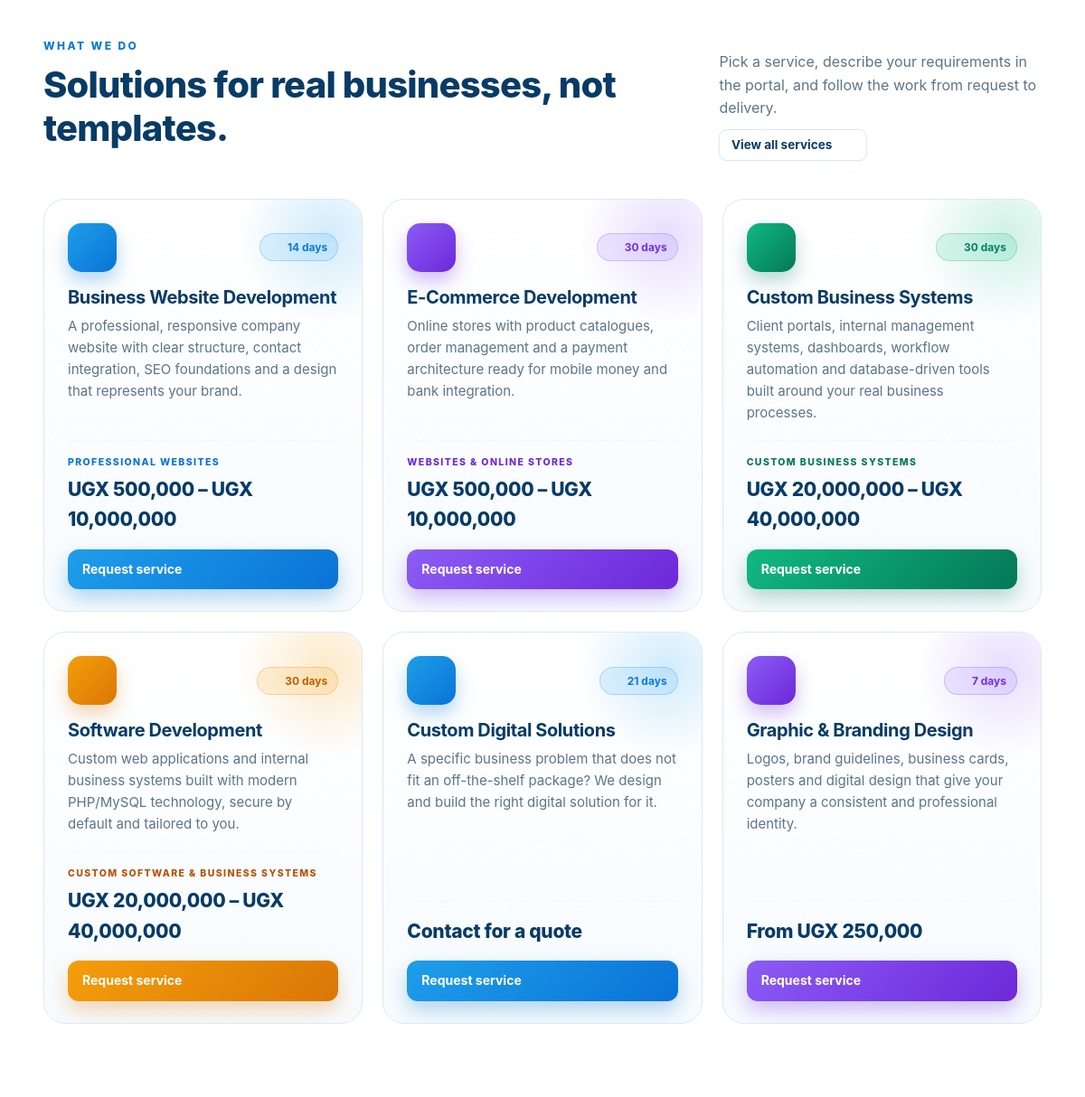
Before: / (middle part) with the older database file.
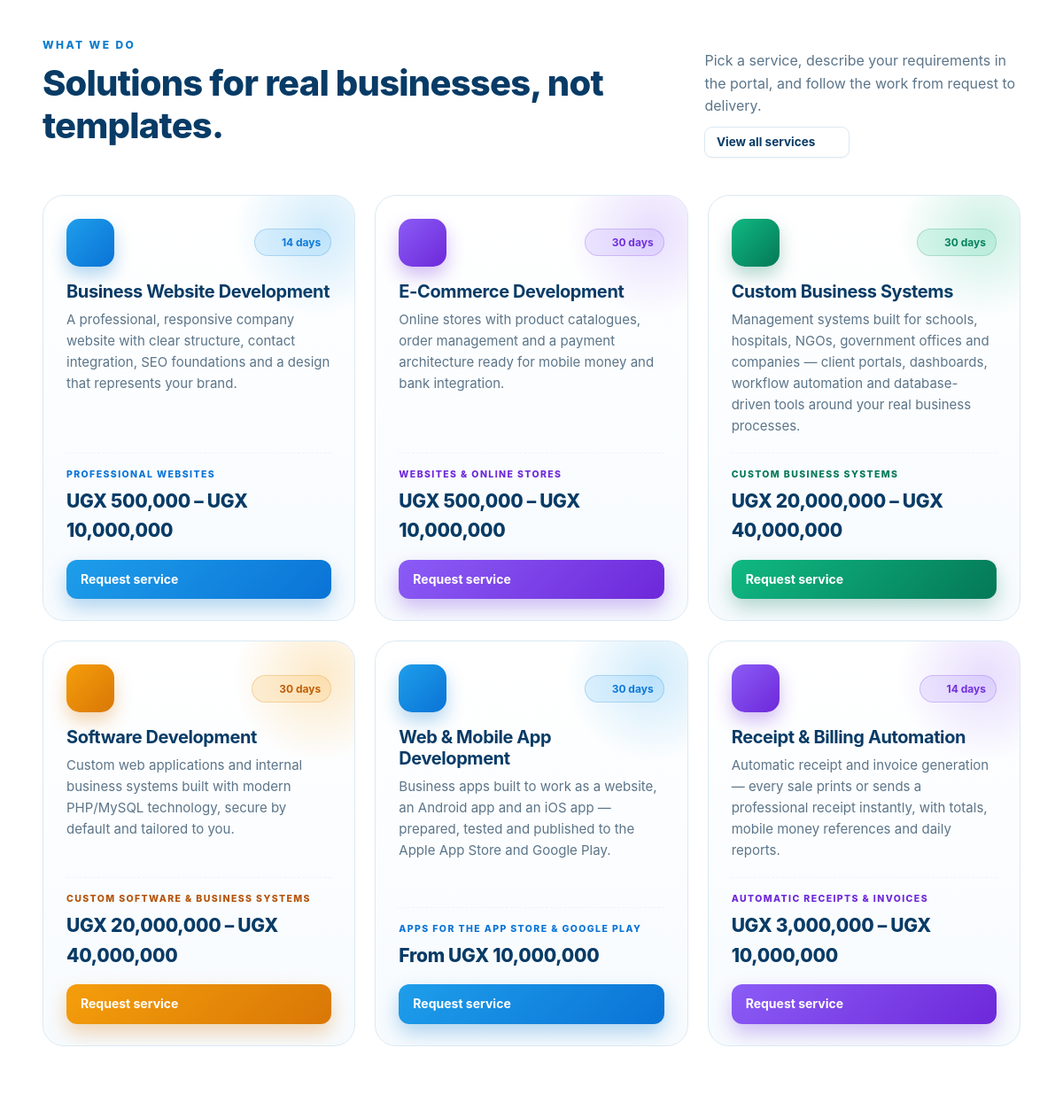
After: the same page with the newer database file.
### tables this page shows
CREATE TABLE services (
  id INT UNSIGNED AUTO_INCREMENT PRIMARY KEY,
  name VARCHAR(150) NOT NULL,
  slug VARCHAR(160) NOT NULL UNIQUE,
  description TEXT NOT NULL,
  price_min DECIMAL(14,2) NOT NULL DEFAULT 0,    
  price_max DECIMAL(14,2) NULL,                   
  currency VARCHAR(8) NOT NULL DEFAULT 'UGX',
  pricing_type ENUM('range','starting_from','contact_for_quote') NOT NULL DEFAULT 'starting_from',
  price_note VARCHAR(120) NOT NULL DEFAULT '',    
  features TEXT NULL,                  
  delivery_days INT UNSIGNED NULL,     
  icon VARCHAR(60) NOT NULL DEFAULT 'code-s',    
  status ENUM('active','inactive') NOT NULL DEFAULT 'active',
  sort_order INT UNSIGNED NOT NULL DEFAULT 0,
  created_at TIMESTAMP DEFAULT CURRENT_TIMESTAMP,
  INDEX idx_services_status (status)
);

### config/config.php (called while the page is built, shortened)
<?php
function db(): PDO {
    static $pdo = null;
    if ($pdo === null) {
        try {
            $pdo = new PDO(
                'mysql:host=' . DB_HOST . ';dbname=' . DB_NAME . ';charset=utf8mb4',
                DB_USER,
                DB_PASS,
                [
                    PDO::ATTR_ERRMODE            => PDO::ERRMODE_EXCEPTION,
                    PDO::ATTR_DEFAULT_FETCH_MODE => PDO::FETCH_ASSOC,
                    PDO::ATTR_EMULATE_PREPARES   => false,
                    PDO::ATTR_STRINGIFY_FETCHES  => false,
                ]
            );
        } catch (PDOException $e) {
            log_error('DB connection failed: ' . $e->getMessage());
            http_response_code(500);
            exit('Unable to connect to the database. Please check the installation.');
        }
    }
    return $pdo;
}
function e(mixed $value): string {
    return htmlspecialchars((string)($value ?? ''), ENT_QUOTES, 'UTF-8');
}
function app_url(string $path = ''): string {
    return APP_URL . ($path === '' ? '' : '/' . ltrim($path, '/'));
}
require_once __DIR__ . '/../inc/functions.php';

### index.php (the view, shortened to what this page needs)
<?php
require __DIR__ . '/config/config.php';
$pdo = db();
try {
    $services = $pdo->query("SELECT * FROM services WHERE status='active' ORDER BY sort_order, id")->fetchAll();
} catch (Throwable $e) {
    $services = [];
    log_error('home services query: ' . $e->getMessage());
}
public_head([
    'title'     => 'Software Development & Digital Solutions in Jinja, Uganda',
    'desc'      => 'Reagan Soft Innovation Limited builds professional websites, business systems, e-commerce and custom software in Jinja, Uganda. Start your project through our secure client portal.',
    'active'    => 'home',
    'canonical' => 'index.php',
]);
?>
      <a class="btn btn-primary" href="<?= app_url('register.php') ?>"><?= icon('arrow') ?> Start a Project</a>
<section class="section" id="services-home">
  <div class="container">
    <div class="section-head">
      <div><span class="eyebrow">What we do</span><h2>Solutions for real businesses, not templates.</h2></div>
      <div>
        <p style="margin-bottom:10px">Pick a service, describe your requirements in the portal, and follow the work from request to delivery.</p>
        <a class="btn btn-ghost btn-sm" href="<?= app_url('services.php') ?>">View all services <?= icon('arrow') ?></a>
      </div>
    </div>
    <div class="cards svc-grid">
      <?php foreach (array_slice($services, 0, 6) as $i => $s): ?>
        <article class="card svc-card accent-<?= ($i % 4) + 1 ?>">
          <div class="svc-top">
            <span class="svc-icon"><?= icon($s['icon']) ?></span>
            <?php if ($s['delivery_days']): ?>
              <span class="svc-days"><?= icon('clock') ?><span><?= (int)$s['delivery_days'] ?> day<?= (int)$s['delivery_days'] === 1 ? '' : 's' ?></span></span>
            <?php endif; ?>
          </div>
          <h3><?= e($s['name']) ?></h3>
          <p><?= e($s['description']) ?></p>
          <div class="svc-price"><?php $srvPrice = service_price_display($s, settings('currency')); $srvNote = trim((string)$s['price_note']); if ($srvNote !== '' && mb_stripos($srvPrice, $srvNote) === false): ?><span class="svc-note"><?= e($srvNote) ?></span><?php endif; ?><strong><?= e($srvPrice) ?></strong></div>
          <a class="svc-btn" href="<?= app_url('services.php#' . $s['slug']) ?>"><span>Request service</span><?= icon('arrow') ?></a>
        </article>
      <?php endforeach; ?>
    </div>
  </div>
</section>
<?php public_footer(); ?>

### inc/layout.php (shortened to what this page needs)
<?php
function public_head(array $page = []): void {
    $base = settings('company_name', APP_NAME);
    ?>
<!doctype html>
<html lang="en">
<head>
<link rel="stylesheet" href="<?= app_url('assets/css/style.css') ?>">
</head>
<body>
<main id="main">
<?php
}
function public_footer(): void {
    ?>
</main>
</body>
</html>
<?php
}
    ?>

### inc/functions.php (shortened to what this page needs)
<?php
function settings(?string $key = null, ?string $default = ''): string {
    static $cache = null;
    if ($cache === null) {
        $cache = ['company_name' => APP_NAME, 'company_phone' => '+256730314979', 'currency' => 'UGX'];
        try {
            $rows = db()->query('SELECT setting_key, setting_value FROM settings')->fetchAll();
            foreach ($rows as $r) {
                $cache[$r['setting_key']] = (string)$r['setting_value'];
            }
        } catch (Throwable $e) {
            log_error('settings() fallback: ' . $e->getMessage());
        }
    }
    return $cache[$key] ?? $default;
}
function money(mixed $amount, string $currency = 'UGX'): string {
    $amount = (float)$amount;
    if ($currency !== '') {
        return $currency . ' ' . number_format($amount, 0);
    }
    return number_format($amount, 0);
}
function service_price_display(array $s, string $currency = ''): string {
    $currency = $currency !== '' ? $currency : settings('currency');
    $type = (string)($s['pricing_type'] ?? 'starting_from');
    $min = (float)($s['price_min'] ?? 0);
    $max = (float)($s['price_max'] ?? 0);
    if ($type === 'contact_for_quote') return 'Contact for a quote';
    if ($type === 'range') {
        return $max > $min ? money($min, $currency) . ' – ' . money($max, $currency) : money($min, $currency);
    }
    return 'From ' . money($min, $currency);
}
function icon(string $name, string $class = ''): string {
    $path = $paths[$name] ?? $paths['code-s'];
    $cls = $class !== '' ? ' class="' . e($class) . '"' : '';
    return '<svg' . $cls . ' viewBox="0 0 24 24" fill="none" stroke="currentColor" stroke-width="1.8" stroke-linecap="round" stroke-linejoin="round" aria-hidden="true">' . $path . '</svg>';
}
require_once __DIR__ . '/layout.php';

Changed rows visible on the page:
changed services "Custom Business Systems": description "Client portals, internal management systems, dashboards, workflow automation and database-driven tools built around your real business processes." → "Management systems built for schools, hospitals, NGOs, government offices and companies — client portals, dashboards, workflow automation and database-driven tools around your real business…"
changed services: delivery_days "21" → "30"; name "Custom Digital Solutions" → "Web & Mobile App Development"; description "A specific business problem that does not fit an off-the-shelf package? We design and build the right digital solution for it." → "Business apps built to work as a website, an Android app and an iOS app — prepared, tested and published to the Apple App Store and Google Play."; price_note (not shown) → "APPS FOR THE APP STORE & GOOGLE PLAY"; price_min "Contact for a quote" → "From UGX 10,000,000"
changed services: delivery_days "7" → "14"; name "Graphic & Branding Design" → "Receipt & Billing Automation"; description "Logos, brand guidelines, business cards, posters and digital design that give your company a consistent and professional identity." → "Automatic receipt and invoice generation — every sale prints or sends a professional receipt instantly, with totals, mobile money references and daily reports."; price_note (not shown) → "AUTOMATIC RECEIPTS & INVOICES"; srvPrice "From UGX 250,000" → "UGX 3,000,000 – UGX 10,000,000"
